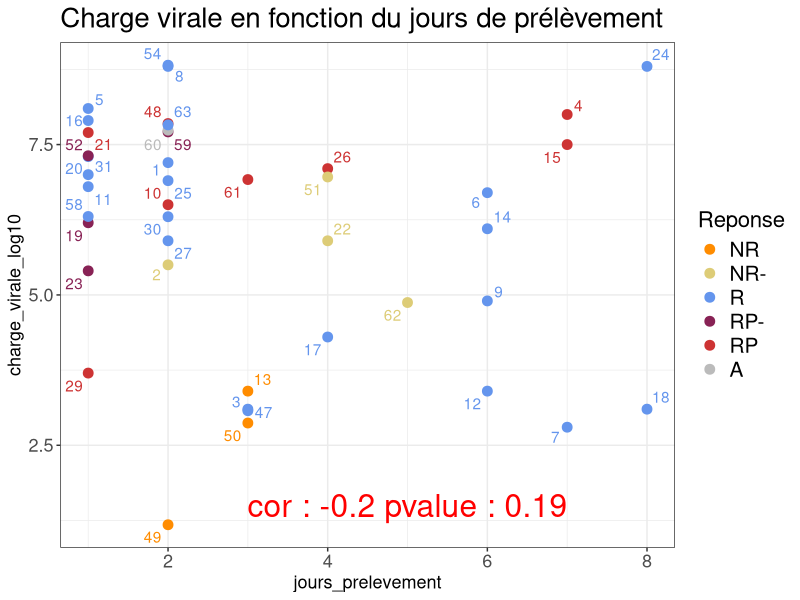

Reproduce this figure in R. (Note: this script raises an error after producing the figure.)
library(readxl)
library(ggplot2)
library(ggrepel)
library(rstatix)

# Import data-------------------------------------------------------------------
rm(list = ls())
charge_vir <- read_xlsx("data/unique_patient.xlsx")
charge_vir <- charge_vir[charge_vir$Reponse != "NC",]

# Visualisation & cor test------------------------------------------------------
test_cor <- cor.test(charge_vir$jours_prelevement, charge_vir$`charge_virale_log10`, method= "pearson")

ggplot(charge_vir, aes(x = jours_prelevement, 
                       y = `charge_virale_log10`, 
                       color = Reponse, 
                       label = numero_patient_victor))+
  geom_point(size = 3) +
  geom_text_repel(show.legend = F,
                  max.overlaps  = Inf) +
  scale_color_manual(breaks = c("NR", "NR-", "R", "RP-", "RP", "T", "A", "NC"),
                     values = c("darkorange", "#DDCC77","cornflowerblue",
                                "#882255" ,"brown3", "chartreuse4", "#BBBBBB", "black")) +
  annotate(geom="text", 
           x=5, 
           y=1.5, 
           label= paste0("cor : ",round(test_cor$estimate, 2), " pvalue : ", signif(test_cor$p.value, 3)),
           color="red",
           size = 8) +
  ggtitle("Charge virale en fonction du jours de prélèvement") +
  theme_bw() +
  theme(plot.title = element_text(size=20),
        axis.title = element_text(size = 13), 
        axis.text = element_text(size = 13),
        legend.title = element_text(size=16),
        legend.text = element_text(size=15)) 

# Test stat---------------------------------------------------------------------
charge_vir %>% sample_n_by(Reponse, size = 1)
data <- charge_vir %>%
  reorder_levels(Reponse, order = c("NR", "NR-", "R", "RP-", "RP"))
data <- na.omit(data)
summary(data)
print(data %>% 
        group_by(Reponse) %>%
        get_summary_stats(charge_virale_log10, type = "common"))    #### problème avec titre col ####

# Test kruskal
res.kruskal <- data %>% kruskal_test(formula(paste0( 'charge_virale_log10'," ~ Reponse")))
print(res.kruskal)

# Taille de l’effet
print(data %>% kruskal_effsize(formula(paste0('charge_virale_log10'," ~ Reponse"))))

# Comparaisons par paires test de Dunn
pwc <- data %>% 
  dunn_test(formula(paste0('charge_virale_log10'," ~ Reponse")), p.adjust.method = "bonferroni") 
print(pwc)

# Visualisation : Boxplots avec p-values
pwc <- pwc %>% add_xy_position(x = "Reponse")
print(ggboxplot(data, x = "Reponse", y = 'charge_virale_log10') +
        geom_point( color = "grey70") +
        stat_pvalue_manual(pwc, hide.ns = TRUE) +
        labs(subtitle = get_test_label(res.kruskal, detailed = TRUE),
             caption = get_pwc_label(pwc))) +
  labs(title = "Charge virale en fonction des groupes",
       y = "log10copies /1 000 000 cellules") +
  theme(axis.title.x = element_blank(),
        plot.title = element_text(size=20))








